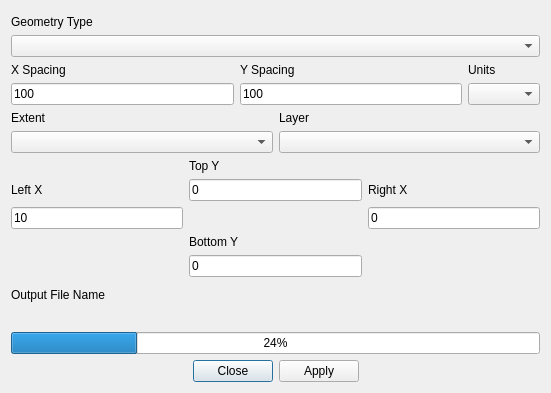
<?xml version="1.0" encoding="UTF-8"?>
<ui version="4.0">
 <class>mmqgis_grid_form</class>
 <widget class="QDialog" name="mmqgis_grid_form">
  <property name="windowModality">
   <enum>Qt::ApplicationModal</enum>
  </property>
  <property name="enabled">
   <bool>true</bool>
  </property>
  <property name="geometry">
   <rect>
    <x>0</x>
    <y>0</y>
    <width>551</width>
    <height>393</height>
   </rect>
  </property>
  <property name="mouseTracking">
   <bool>false</bool>
  </property>
  <property name="windowTitle">
   <string>Grid</string>
  </property>
  <layout class="QVBoxLayout" name="verticalLayout">
   <item>
    <widget class="QLabel" name="typelabel">
     <property name="text">
      <string>Geometry Type</string>
     </property>
     <property name="alignment">
      <set>Qt::AlignBottom|Qt::AlignLeading|Qt::AlignLeft</set>
     </property>
    </widget>
   </item>
   <item>
    <widget class="QComboBox" name="geometry_type"/>
   </item>
   <item>
    <layout class="QGridLayout" name="gridLayout_2">
     <item row="0" column="0">
      <widget class="QLabel" name="label_6">
       <property name="text">
        <string>X Spacing</string>
       </property>
      </widget>
     </item>
     <item row="0" column="2">
      <widget class="QLabel" name="label_9">
       <property name="text">
        <string>Units</string>
       </property>
      </widget>
     </item>
     <item row="0" column="1">
      <widget class="QLabel" name="label_8">
       <property name="text">
        <string>Y Spacing</string>
       </property>
      </widget>
     </item>
     <item row="1" column="0">
      <widget class="QLineEdit" name="x_spacing">
       <property name="text">
        <string>100</string>
       </property>
      </widget>
     </item>
     <item row="1" column="1">
      <widget class="QLineEdit" name="y_spacing">
       <property name="text">
        <string>100</string>
       </property>
      </widget>
     </item>
     <item row="1" column="2">
      <widget class="QComboBox" name="units"/>
     </item>
    </layout>
   </item>
   <item>
    <layout class="QGridLayout" name="gridLayout">
     <item row="0" column="0">
      <widget class="QLabel" name="extent_label">
       <property name="text">
        <string>Extent</string>
       </property>
      </widget>
     </item>
     <item row="0" column="1">
      <widget class="QLabel" name="label_7">
       <property name="text">
        <string>Layer</string>
       </property>
      </widget>
     </item>
     <item row="1" column="0">
      <widget class="QComboBox" name="extent_type"/>
     </item>
     <item row="1" column="1">
      <widget class="QComboBox" name="input_layer_name"/>
     </item>
    </layout>
   </item>
   <item>
    <layout class="QGridLayout" name="gridLayout_3">
     <item row="3" column="2">
      <widget class="QLineEdit" name="x_right">
       <property name="text">
        <string>0</string>
       </property>
      </widget>
     </item>
     <item row="0" column="1">
      <widget class="QLabel" name="label_10">
       <property name="text">
        <string>Top Y</string>
       </property>
       <property name="alignment">
        <set>Qt::AlignLeading|Qt::AlignLeft|Qt::AlignVCenter</set>
       </property>
      </widget>
     </item>
     <item row="2" column="2">
      <widget class="QLabel" name="label_3">
       <property name="text">
        <string>Right X</string>
       </property>
      </widget>
     </item>
     <item row="4" column="1">
      <widget class="QLabel" name="label_11">
       <property name="text">
        <string>Bottom Y</string>
       </property>
       <property name="alignment">
        <set>Qt::AlignLeading|Qt::AlignLeft|Qt::AlignVCenter</set>
       </property>
      </widget>
     </item>
     <item row="2" column="0">
      <widget class="QLabel" name="label_2">
       <property name="text">
        <string>Left X</string>
       </property>
      </widget>
     </item>
     <item row="5" column="1">
      <widget class="QLineEdit" name="y_bottom">
       <property name="text">
        <string>0</string>
       </property>
      </widget>
     </item>
     <item row="3" column="0">
      <widget class="QLineEdit" name="x_left">
       <property name="text">
        <string>10</string>
       </property>
      </widget>
     </item>
     <item row="2" column="1">
      <widget class="QLineEdit" name="y_top">
       <property name="text">
        <string>0</string>
       </property>
      </widget>
     </item>
    </layout>
   </item>
   <item>
    <widget class="QLabel" name="label_13">
     <property name="text">
      <string>Output File Name</string>
     </property>
     <property name="alignment">
      <set>Qt::AlignBottom|Qt::AlignLeading|Qt::AlignLeft</set>
     </property>
    </widget>
   </item>
   <item>
    <widget class="QgsFileWidget" name="output_file_name">
     <property name="filter">
      <string>Shapefile (*.shp)</string>
     </property>
    </widget>
   </item>
   <item>
    <widget class="QProgressBar" name="status">
     <property name="value">
      <number>24</number>
     </property>
    </widget>
   </item>
   <item>
    <widget class="QDialogButtonBox" name="buttonBox">
     <property name="orientation">
      <enum>Qt::Horizontal</enum>
     </property>
     <property name="standardButtons">
      <set>QDialogButtonBox::Apply|QDialogButtonBox::Close</set>
     </property>
     <property name="centerButtons">
      <bool>true</bool>
     </property>
    </widget>
   </item>
  </layout>
 </widget>
 <customwidgets>
  <customwidget>
   <class>QgsFileWidget</class>
   <extends>QWidget</extends>
   <header>qgsfilewidget.h</header>
  </customwidget>
 </customwidgets>
 <tabstops>
  <tabstop>geometry_type</tabstop>
  <tabstop>x_spacing</tabstop>
  <tabstop>y_spacing</tabstop>
  <tabstop>units</tabstop>
  <tabstop>extent_type</tabstop>
  <tabstop>input_layer_name</tabstop>
  <tabstop>x_right</tabstop>
  <tabstop>y_bottom</tabstop>
 </tabstops>
 <resources/>
 <connections>
  <connection>
   <sender>buttonBox</sender>
   <signal>accepted()</signal>
   <receiver>mmqgis_grid_form</receiver>
   <slot>accept()</slot>
   <hints>
    <hint type="sourcelabel">
     <x>248</x>
     <y>254</y>
    </hint>
    <hint type="destinationlabel">
     <x>157</x>
     <y>274</y>
    </hint>
   </hints>
  </connection>
  <connection>
   <sender>buttonBox</sender>
   <signal>rejected()</signal>
   <receiver>mmqgis_grid_form</receiver>
   <slot>reject()</slot>
   <hints>
    <hint type="sourcelabel">
     <x>316</x>
     <y>260</y>
    </hint>
    <hint type="destinationlabel">
     <x>286</x>
     <y>274</y>
    </hint>
   </hints>
  </connection>
 </connections>
</ui>
